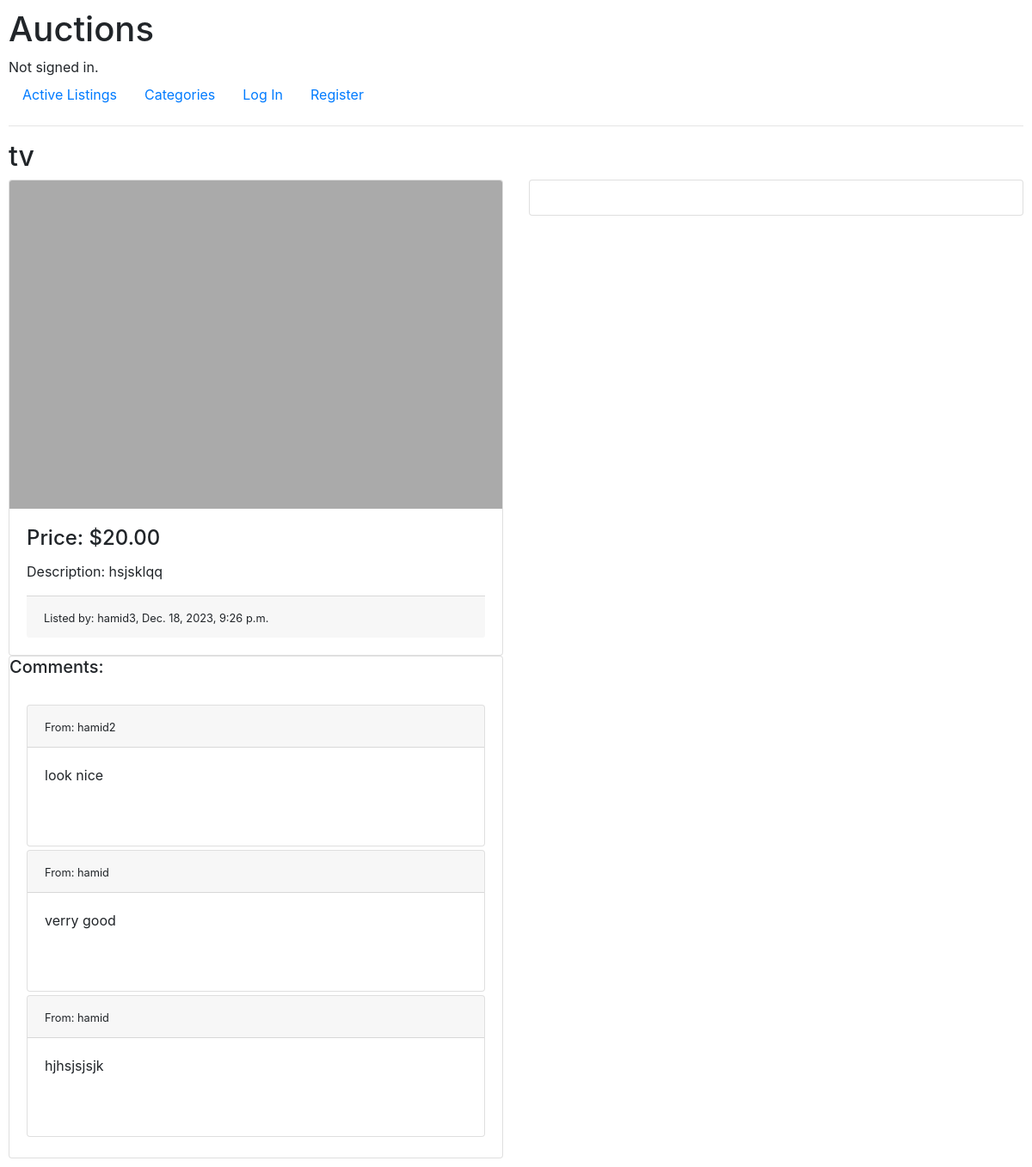
/17, run on the app's committed database.
### auctions/models.py (models this page shows)
class Listing(models.Model):
    product_image = models.ImageField(upload_to='files/images', blank=True, null=True)
    product_name = models.CharField(max_length=200, blank=True, null=True)
    product_categorie = models.ForeignKey(Categorie, blank=True, null=True, on_delete=models.CASCADE)
    description = models.CharField(max_length=255, blank=True, null=True)
    price = models.DecimalField(max_digits=10, decimal_places=2)
    date_created = models.DateTimeField(blank=True, null=True)
    seller = models.ForeignKey(User, on_delete=models.CASCADE, blank=True, null=True, related_name='seller')
    winner = models.ForeignKey(User, on_delete=models.CASCADE, blank=True, null=True, related_name='winner')

class User(AbstractUser):
    pass

class Comment(models.Model):
    text = models.TextField()
    user = models.ForeignKey(User, on_delete=models.CASCADE)
    product = models.ForeignKey(Listing, on_delete=models.CASCADE)

### auctions/views.py (the view, shortened to what this page needs)
# urls.py: path("<int:listing_id>", views.listing, name="listing"),
def listing(request, listing_id):
    prd = Listing.objects.get(pk=listing_id)
    lst = Listing.objects.get(id=listing_id)
    cmt=Comment.objects.filter(product=prd)
    if request.user.is_authenticated:
        if Watchlist.objects.filter(product=prd, user=request.user):
            is_w = True
        else:
            is_w = False
    else:
        return render(request, "auctions/listing.html", {
            "comment": cmt,
            "listing": lst,
        })

### auctions/templates/auctions/listing.html (shortened to what this page needs)
{% extends "auctions/layout.html" %}
{% block body %}
<h2>{{ listing.product_name }}</h2>
<div class="row row-cols-1 row-cols-md-2 g-4">
   <div class="col">
      <div class="card">
         <img src="{{ listing.product_image}}" class="card-img-top" alt="No image listed">
         <div class="card-body">
            <h4 class="card-title">Price: ${{ listing.price }}</h4>
            <p class="card-text">Description: {{ listing.description }}</p>
            <div class="card-footer">
               <small class="text-body-secondary">Listed by: {{ listing.seller }}, {{ listing.date_created }}</small>
            </div>
         </div>
      </div>
   </div>
   <div class="col">
      <div class="card">
         <div class="card-body">
         </div>
      </div>
   </div>
   <div class="col">
      <div class="card">
         <h5 class="card-title">Comments:</h5>
         <div class="card-body">
            {% for cmt in comment %}
            <div class="card text-bg-dark mb-1" style="max-width: 100%;margin-bottom: 225px;">
               <div class="card-header"><small class="text-body-secondary">From: {{ cmt.user }}</small></div>
               <div class="card-body">
                 <p class="card-text" style="margin-bottom: 50px;">{{cmt.text}}</p>
               </div>
             </div>
            {% endfor %}
         </div>
      </div>
   </div>
</div>
{% endblock %}

### auctions/static/auctions/styles.css (style rules this page uses)
body { padding: 10px; }

### data on the page
Listing: product_name "tv", product_image (picture), price "20.00", description "hsjsklqq", seller "hamid3", date_created "Dec. 18, 2023, 9:26 p.m."
Comment: user "hamid2", text "look nice"
Comment: user "hamid", text "verry good"
Comment: user "hamid", text "hjhsjsjsjk"
